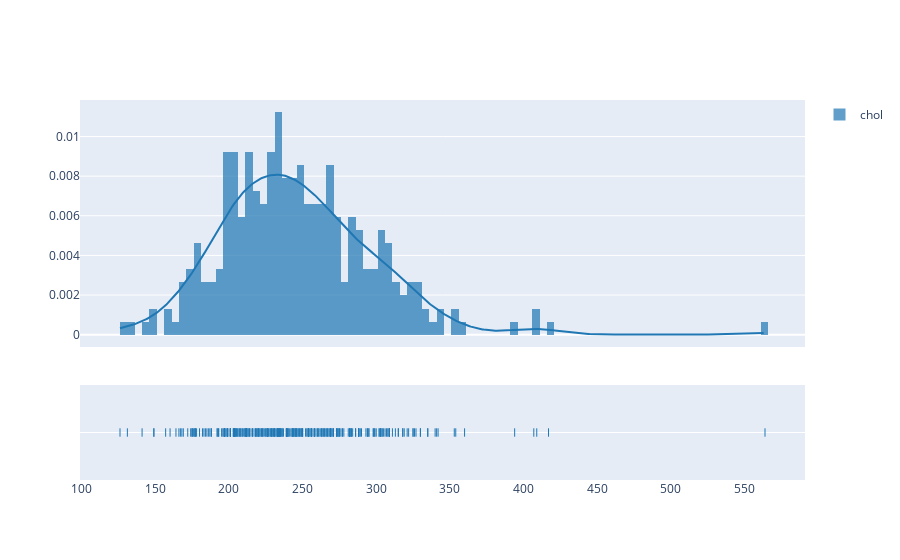

The cell this chart's notebook holds for it:
### Markdown cell above
Distplot and Q-Q plot

### Code cell
fig = ff.create_distplot([df.chol],['chol'],bin_size=5)
iplot(fig, filename='Basic Distplot')
#Get also the QQ-plot
fig = plt.figure()
res = stats.probplot(df1['chol'], plot=plt)
plt.show()

### Figure 1 — Plotly figure (JSON) as saved in the notebook; plotly's stock layout.template omitted (floating-point values rounded to 4 significant figures; data arrays with more than 128 entries replaced by an {"elided": "..."} marker saying what was removed)
{"data": [{"autobinx": false, "histnorm": "probability density", "legendgroup": "chol", "marker": {"color": "rgb(31, 119, 180)"}, "name": "chol", "opacity": 0.7, "type": "histogram", "x": {"elided": "303 int values"}, "xaxis": "x", "xbins": {"end": 564, "size": 5, "start": 126}, "yaxis": "y"}, {"legendgroup": "chol", "marker": {"color": "rgb(31, 119, 180)"}, "mode": "lines", "name": "chol", "showlegend": false, "type": "scatter", "x": {"elided": "500 float values"}, "xaxis": "x", "y": {"elided": "500 float values"}, "yaxis": "y"}, {"legendgroup": "chol", "marker": {"color": "rgb(31, 119, 180)", "symbol": "line-ns-open"}, "mode": "markers", "name": "chol", "showlegend": false, "type": "scatter", "x": {"elided": "303 int values"}, "xaxis": "x", "y": {"elided": "303 str values"}, "yaxis": "y2"}], "layout": {"barmode": "overlay", "hovermode": "closest", "legend": {"traceorder": "reversed"}, "xaxis": {"anchor": "y2", "domain": [0, 1], "zeroline": false}, "yaxis": {"anchor": "free", "domain": [0.35, 1], "position": 0}, "yaxis2": {"anchor": "x", "domain": [0, 0.25], "dtick": 1, "showticklabels": false}}}
